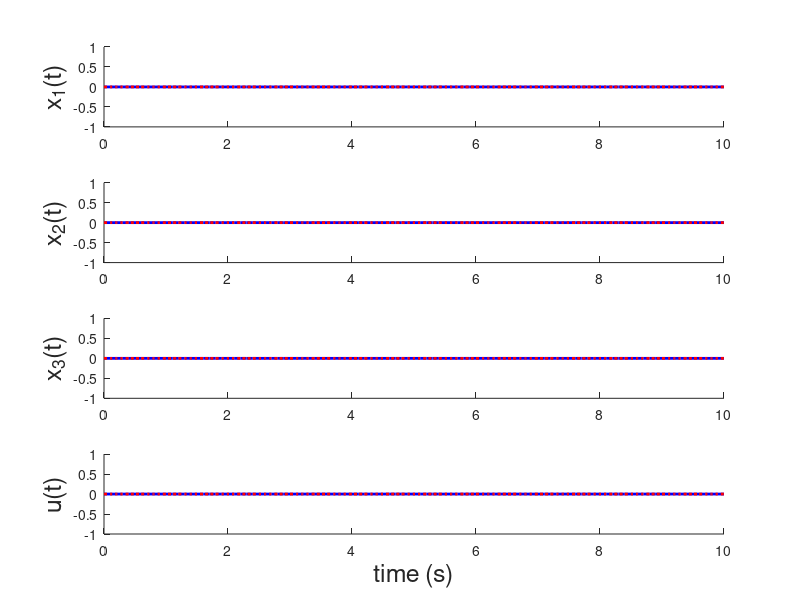

Reproduce this figure in MATLAB.
function SimulationScript()
    %% Initialize the simulation variables
    t0 = 0; % initial time
    dt = 0.1; % time step
    tf = 10.0; % final time
        
    % Set the control input function
    u = @(t, x) 0;    
    
    % Set the starting point
    x0 = [0;0;0];
    
    %% Simulate and plot the system using ode
    % Simulate the system
    [tvec, xvec] = matlabOde45(x0, t0, dt, tf, u);
    uvec = getControlVector(tvec, xvec, u);
    
    % Plot the resulting states
    figure;
    plotResults(tvec, xvec, uvec, 'b');
    
    %% Simulate and plot the system using Euler (or other method)
    % Simulate the system
    [tvec, xvec] = eulerIntegration(x0, t0, dt, tf, u);
    uvec = getControlVector(tvec, xvec, u);
    
    % Plot the results
    plotResults(tvec, xvec, uvec, 'r:');
    
    
end

function u_vec = getControlVector(tvec, xvec, u)
%getControlVector calculate the control vector over the specified time
%interval and state
%
% Inputs:
%   tvec: 1xm vector of time inputs
%   xvec: nxm matrix of states
%   u: function handle that takes time and state as inputs and outputs
%   the control input

    len = size(tvec, 2);
    u_vec = zeros(1, len);
    for k = 1:len
        u_vec(:,k) = u(tvec(k), xvec(:,k));
    end

end

function [tvec, xvec] = matlabOde45(x0, t0, dt, tf, u)
    %MatlabOde45 uses ODE 45 to simulate the state starting at x0 from time
    % t0 to tf
    %
    % Inputs:
    %   x0: nx1 initial state
    %   t0: scalar - initial time
    %   dt: scalar - time increment
    %   tf: scalar - final time
    %   u: function handle that takes time and state as inputs and outputs
    %   the control input
    %
    % Outputs:
    %   tvec: 1xm vector of times associated with the states
    %   xvec: nxm matrix of states where each column is a state at the
    %   associated time in tvec
    
    % Initialize the time
    t = t0:dt:tf;
    
    % Simulate the output
    [tvec xvec] = ode45(@(t,x) f(t,x,u(t,x)), t, x0);
    
    % Transpose the outputs to get in the correct form
    tvec = tvec';
    xvec = xvec';    
end

function [tvec, xvec] = eulerIntegration(x0, t0, dt, tf, u)
    %eulerIntegration uses eulerIntegration to simulate the state starting at x0 from time
    % t0 to tf
    %
    % Inputs:
    %   x0: nx1 initial state
    %   t0: scalar - initial time
    %   dt: scalar - time increment
    %   tf: scalar - final time
    %   u: function handle that takes time and state as inputs and outputs
    %   the control input
    %
    % Outputs:
    %   tvec: 1xm vector of times associated with the states
    %   xvec: nxm matrix of states where each column is a state at the
    %   associated time in tvec
    
    % Initialize values
    tvec = t0:dt:tf;
    len = length(tvec);
    xvec = zeros(size(x0,1), len);
    xvec(:,1) = x0;
    
    % Simulate forward in time
    % Write the euler simulation code here    
end

function zdot = f(t, z, u)
    %f calculates the state dynamics using the current time, state, and
    %control input
    %
    % Inputs:
    %   t: current time
    %   x: current state
    %   u: current control input
    %
    % Ouputs:
    %   xdot: time derivative of x(t)
    z2 = z(2);
    
    % Linear system matrices
    A = [2 0 0; 2 2 2; 3 0 -1];
    B = [1; -2; 1];
    
    % LTI equation
    zdot = A*z + B*u;
end

function plotResults(tvec, xvec, uvec, color)

    % Plot variables
    fontsize = 18;
    linewidth = 2;
    
    % Plot the resulting states
    subplot(4,1,1); hold on;
    plot(tvec, xvec(1,:), color, 'linewidth', linewidth);
    ylabel('x_1(t)', 'fontsize', fontsize);
    
    subplot(4,1,2); hold on;
    plot(tvec, xvec(2,:), color, 'linewidth', linewidth);
    ylabel('x_2(t)', 'fontsize', fontsize);
    
    subplot(4,1,3); hold on;
    plot(tvec, xvec(3,:), color, 'linewidth', linewidth);
    ylabel('x_3(t)', 'fontsize', fontsize);
    
    subplot(4,1,4); hold on;
    plot(tvec, uvec, color, 'linewidth', linewidth);
    ylabel('u(t)', 'fontsize', fontsize);
    xlabel('time (s)', 'fontsize', fontsize);
end

